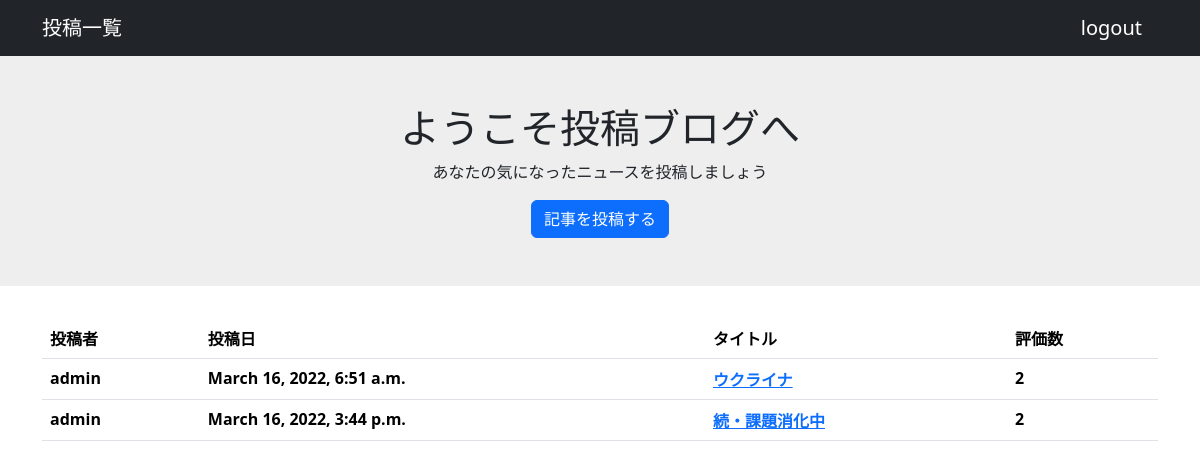
Before: / (signed in) with the older database file.
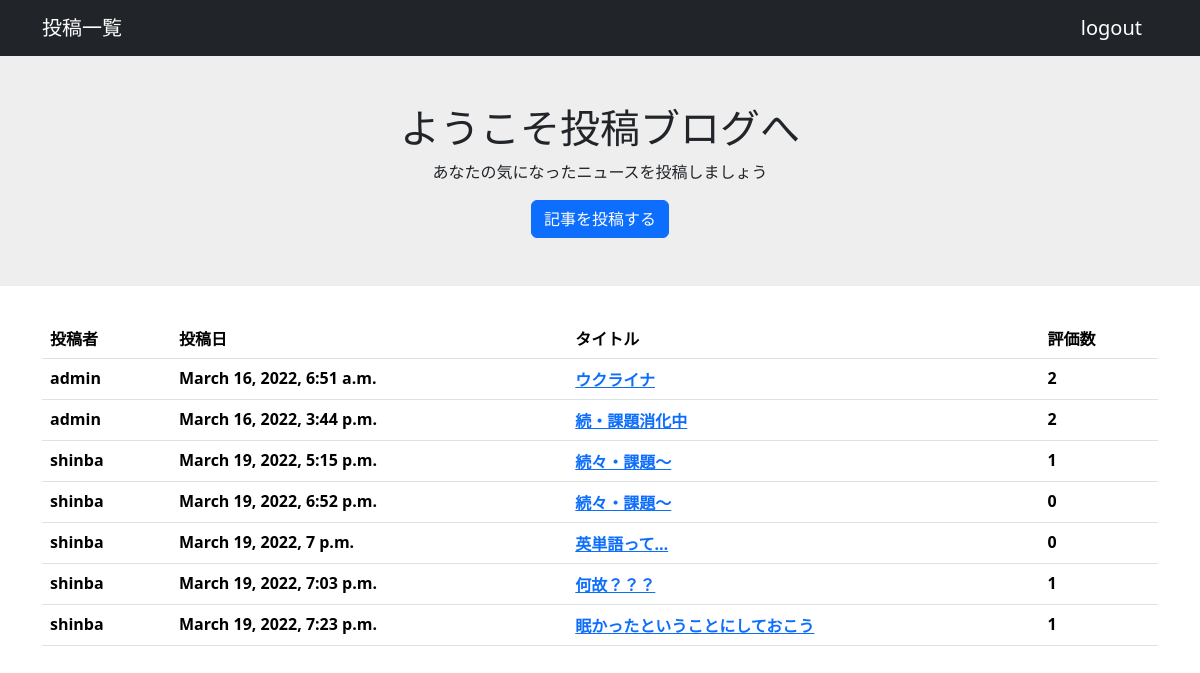
After: the same page with the newer database file.
### postingapp/models.py (models this page shows, shortened)
class PostingModel(models.Model):
    title = models.CharField(max_length=100)
    content = models.TextField()
    author = models.ForeignKey(User, on_delete=models.CASCADE)
    images = models.ImageField(upload_to='')
    useful_review = models.IntegerField(null=True, blank=True, default=0)
    useful_review_record = models.TextField()
    evaluation = models.CharField(max_length=10, choices=EVALUATION_CHOICES)
    created_at = models.DateTimeField("投稿日", auto_now_add=True)
    updated_at = models.DateTimeField("更新日", auto_now=True)

### postingapp/views.py (the view)
# urls.py: path('',top,name='top'),
@login_required
def top(request):
    object_list=PostingModel.objects.all()
    return render(request,'top.html',{'object_list':object_list})

### templates/top.html
{% extends 'base.html' %}
{% block content %}
<div class="welcome">
    <h1 class="title">ようこそ投稿ブログへ</h1>
    <p class="subtitle">あなたの気になったニュースを投稿しましょう</p>
    <a class="btn btn-primary" href="{% url 'create' %}">記事を投稿する</a>
</div>
<div class="container">
<table class="table">
    <thead>
        <th>投稿者</th>
        <th>投稿日</th>
        <th>タイトル</th>
        <th>評価数</th>
    </thead>
    <tbody>
    {% for item in object_list %}
        <tr>
            <th>{{ item.author }}</th>
            <th>{{ item.created_at }}</th>
            <th><a href="{% url 'detail' item.pk %}">{{ item.title }}</a></th>
            <th>{{ item.useful_review }}</th>
        </tr>
    {% endfor %}
    </tbody>
</table>
</div>
{% endblock content %}

### templates/base.html (shortened to what this page needs)
{% load django_bootstrap5 %}
{% load static %}
<html>
<head>
    {% bootstrap_css %}
    <link rel="stylesheet" trpe="text/css" href="{% static 'style1.css' %}">
</head>
  <body>
    <nav class="navbar navbar-expand flex-md-row navbar-dark bg-dark">
      <div class="container justify-content-between">
        <a href="{% url 'top' %}" class="navbar-brand">投稿一覧</a>
        {% if user.is_authenticated %}
        <a class="navbar-brand" href="{% url 'logout' %}">logout</a>
        {% else %}
        <a class="navbar-brand" href="{% url 'login' %}">login</a>
        <a class="navbar-brand" href="{% url 'signup' %}">signup</a>
        {% endif %}
      </div>
    </nav>
  {% block content %}
  {% endblock content %}
  </body>
</html>

### static/style1.css (style rules this page uses)
.welcome { padding: 3rem 0; margin-bottom: 2rem; background-color: #eee; align-items: center; display: flex; flex-direction: column; }

Changed rows visible on the page:
added PostingModel: author "shinba", created_at "March 19, 2022, 5:15 p.m.", title "続々・課題～", useful_review "1"
added PostingModel: author "shinba", created_at "March 19, 2022, 6:52 p.m.", title "続々・課題～", useful_review "0"
added PostingModel: author "shinba", created_at "March 19, 2022, 7 p.m.", title "英単語って…", useful_review "0"
added PostingModel: author "shinba", created_at "March 19, 2022, 7:03 p.m.", title "何故？？？", useful_review "1"
added PostingModel: author "shinba", created_at "March 19, 2022, 7:23 p.m.", title "眠かったということにしておこう", useful_review "1"
